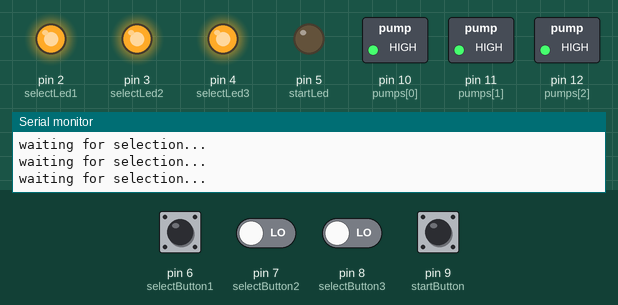
This sketch was run on a simulated Arduino Uno, built with avr-gcc and run on an emulated ATmega328P. On the bench: switched loads named in the sketch (green lamp = pin HIGH), output pins drawn as LEDs (lit = HIGH), the last lines printed to the serial monitor. The inputs (shaded band) are chosen by the test bench; at power-on: pin 6 (selectButton1), pin 7 (selectButton2), pin 8 (selectButton3), pin 9 (startButton) LOW.

Above: at 1.2 s.
1.3 s: pin 6 (selectButton1) pulled HIGH for 0.15 s
At 1.8 s:
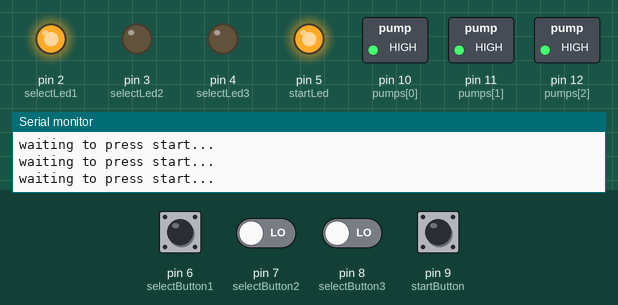
2.9 s: pin 9 (startButton) pulled HIGH for 0.15 s
At 3.4 s:
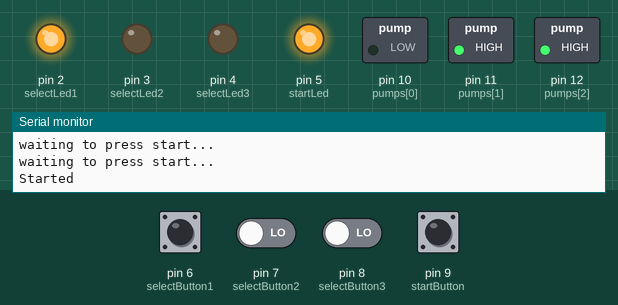
4.5 s: pin 7 (selectButton2) driven HIGH and pin 8 (selectButton3) driven HIGH
7.5 s: pin 7 (selectButton2) driven LOW
At 8.4 s:
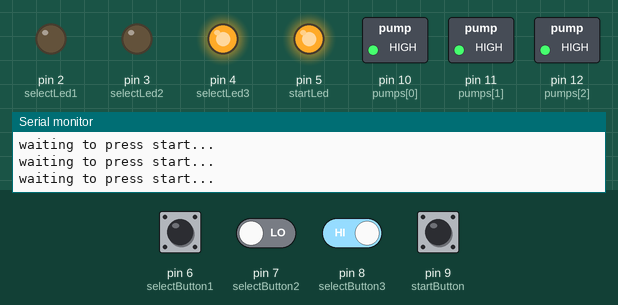
9.4 s: pin 9 (startButton) pulled HIGH for 1 s
At 10.4 s:
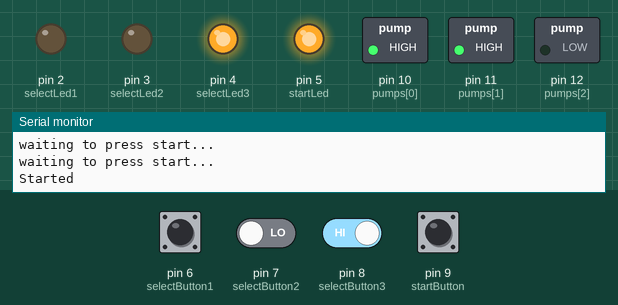
11.9 s: pin 7 (selectButton2) driven HIGH
At 15.4 s:
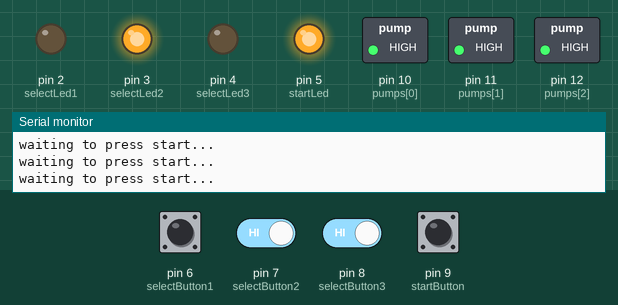
Timing chart, 0 to 15.9 s (numbered marks = the images above; inputs shaded):
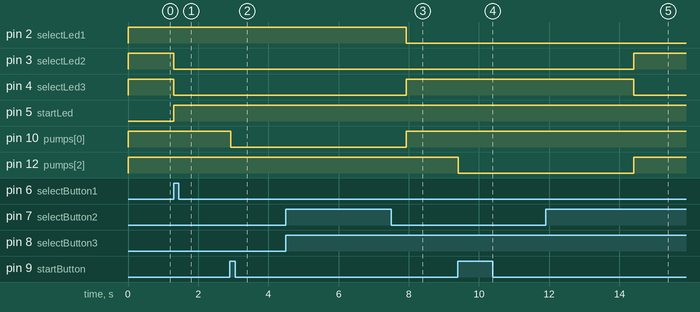

Measured:
- after the input at 1.3 s, pin 3 (selectLed2), pin 4 (selectLed3): HIGH → LOW at once; pin 5 (startLed): LOW → HIGH at once
- after the input at 2.9 s, pin 10 (pumps[0]): HIGH → LOW at once
- after the input at 4.5 s, every drawn part: stays the same
- after the input at 7.5 s, pin 3 (selectLed2): stays LOW (without the input it goes to HIGH after 0.42 s); pin 4 (selectLed3): LOW → HIGH after 0.42 s
- after the input at 9.4 s, pin 12 (pumps[2]): HIGH → LOW at once
- after the input at 11.9 s, pin 3 (selectLed2): LOW → HIGH after 2.5 s; pin 4 (selectLed3): HIGH → LOW after 2.5 s

The sketch:

Getraenke-Spender.ino
```cpp
int selectLed1 = 2;
int selectLed2 = 3;
int selectLed3 = 4;
int startLed = 5;

int selectButton1 = 6;
int selectButton1State = 0;

int selectButton2 = 7;
int selectButton2State = 0;

int selectButton3 = 8;
int selectButton3State = 0;

int startButton = 9;
int startButtonState = 0;

int pumps[3] = {10, 11, 12}; //define pump pins left1 to right3
int selectedPump = 0;
bool waitingForSelection = true;

// in milliseconds
int waitForPump = 5000;

void setup() {
  Serial.begin(9600);
  pinMode(selectLed1, OUTPUT);
  pinMode(selectLed2, OUTPUT);
  pinMode(selectLed3, OUTPUT);
  pinMode(startLed, OUTPUT);

  pinMode(pumps[0], OUTPUT);
  pinMode(pumps[1], OUTPUT);
  pinMode(pumps[2], OUTPUT);

  pinMode(selectButton1, INPUT);
  pinMode(selectButton2, INPUT);
  pinMode(selectButton3, INPUT);
  pinMode(startButton, INPUT);

  digitalWrite(selectLed1, HIGH);
  digitalWrite(selectLed2, HIGH);
  digitalWrite(selectLed3, HIGH);
  digitalWrite(startLed, LOW);

  digitalWrite(pumps[0], HIGH);
  digitalWrite(pumps[1], HIGH);
  digitalWrite(pumps[2], HIGH);
}

void loop() {
  while(waitingForSelection){
    selectButton1State = digitalRead(selectButton1);
    selectButton2State = digitalRead(selectButton2);
    selectButton3State = digitalRead(selectButton3);
    if (selectButton1State == HIGH) {
      digitalWrite(selectLed1, HIGH);
      digitalWrite(selectLed2, LOW);
      digitalWrite(selectLed3, LOW);
      digitalWrite(startLed, HIGH);
      selectedPump = 0;
      waitingForSelection = false;
      Serial.write("Selected 1");
    }else if(selectButton2State == HIGH){
      digitalWrite(selectLed1, LOW);
      digitalWrite(selectLed2, HIGH);
      digitalWrite(selectLed3, LOW);
      digitalWrite(startLed, HIGH);
      selectedPump = 1;
      waitingForSelection = false;
      Serial.write("Selected 2");
    }else if(selectButton3State == HIGH){
      digitalWrite(selectLed1, LOW);
      digitalWrite(selectLed2, LOW);
      digitalWrite(selectLed3, HIGH);
      digitalWrite(startLed, HIGH);
      selectedPump = 2;
      waitingForSelection = false;
      Serial.write("Selected 3");
    }
    Serial.write("waiting for selection...\n");
  }
  startButtonState = digitalRead(startButton);
  if (startButtonState == HIGH) {
    Serial.write("Started");
    int pump = pumps[selectedPump];
    digitalWrite(pump, LOW);
    delay(waitForPump);
    digitalWrite(pump, HIGH);
    selectedPump = 0;
    digitalWrite(selectLed1, HIGH);
    digitalWrite(selectLed2, HIGH);
    digitalWrite(selectLed3, HIGH);
    digitalWrite(startLed, LOW);
    waitingForSelection = true;
  }

  Serial.write("waiting to press start...\n");
}
```
